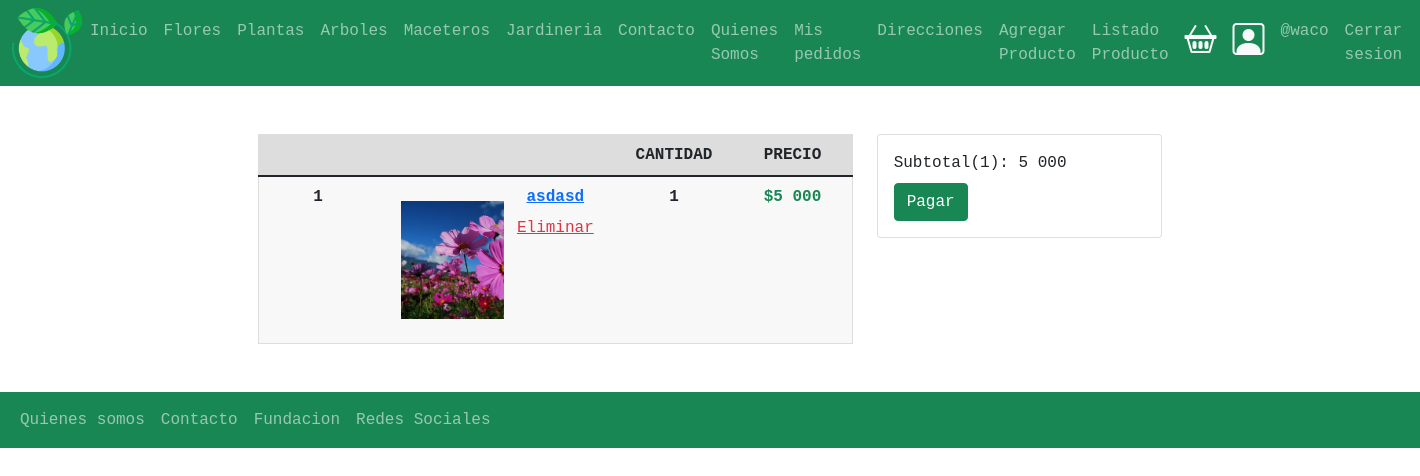
The app's page /carrito/ (signed in), older data.
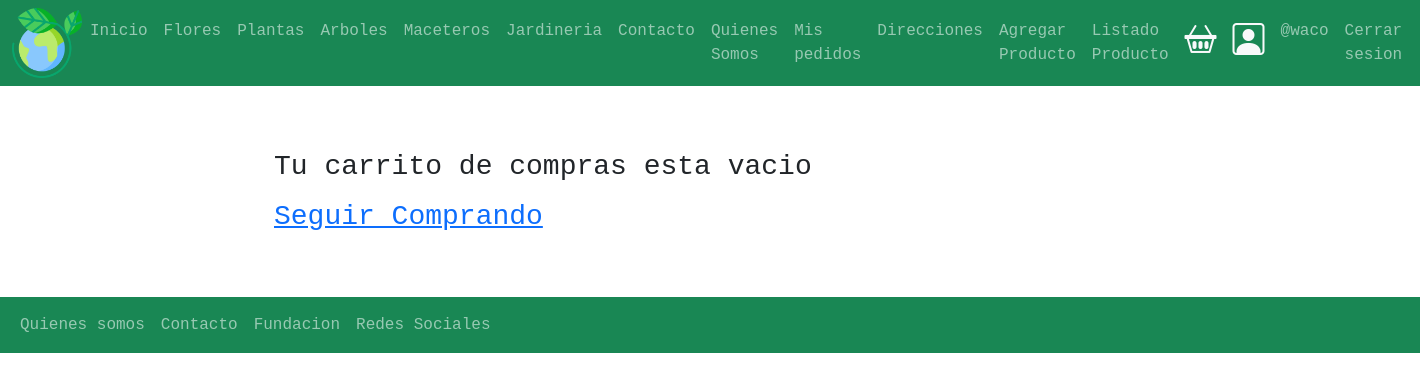
The same page, newer data.
### carrito/models.py (models this page shows, shortened)
class CarritoProductos(models.Model):
    carrito = models.ForeignKey(Carrito, on_delete=models.CASCADE)
    producto = models.ForeignKey(Producto, on_delete=models.CASCADE)
    cantidad = models.IntegerField(default=1)
    creacion = models.DateField(auto_now_add=True)
    objects = CarritoProductosManager()

class Carrito(models.Model):
    carrito_id = models.CharField(max_length=100, null=False, blank=False, unique=True)
    usuario = models.ForeignKey(User, null=True, blank=True, on_delete=models.CASCADE) #relacion uno a muchos
    productos = models.ManyToManyField(Producto, through='CarritoProductos')
    subtotal = models.IntegerField(default = 0)
    total = models.IntegerField(default= 0)
    fecha_carrito = models.DateTimeField(auto_now_add=True)
    def productos_relacion(self):
        return self.carritoproductos_set.select_related('producto')

### productos/models.py (models this page shows, shortened)
class Producto(models.Model):
    usuario = models.ForeignKey(User, null=False, blank=False, on_delete=models.PROTECT)
    nombre =  models.CharField(max_length=50)
    imagen = models.ImageField(upload_to="productos",null=False, blank=False)
    descripcion = models.TextField()
    precio = models.IntegerField(default=0)
    slug = models.SlugField(null=False, blank=False , unique=True)
    creacion = models.DateTimeField(auto_now_add=True)
    categoria =  models.ForeignKey(Categoria, on_delete=models.PROTECT)

### carrito/views.py (the view)
# urls.py: path('',views.carrito,name='carrito'),
def carrito(request):
    usuario = request.user if request.user.is_authenticated else None
    carrito_id = request.session.get('carrito_id')
    carrito = Carrito.objects.filter(id = carrito_id).first()
    if carrito is None:
        carrito = Carrito.objects.create(usuario = usuario)
    if usuario and carrito.usuario is None:
        carrito.usuario = usuario
        carrito.save()
    request.session['carrito_id'] = carrito.id
    return render(request, 'carrito/carrito.html',{ 'carrito' : carrito})

### carrito/templates/carrito/carrito.html
{% extends 'base.html' %}
{% load static %}
{% load humanize %}
{% block contenido %}
<div class="container p-5">
    {% if carrito.productos.exists %}
    <div class="row">
        <div class="col-8">
            <table class="table">
                <thead>
                    <tr>
                        <th scope="col"></th>
                        <th scope="col"></th>
                        <th scope="col"></th>
                        <th scope="col">Cantidad</th>
                        <th scope="col">Precio</th>
                    </tr>
                </thead>
                <tbody>
                    {% for cp in carrito.productos_relacion %}
                        {% with productos=cp.producto %}
                            <tr>
                                <th>
                                    {{ forloop.counter }}
                                </th>
                                <th>
                                    {% if productos.imagen %}
                                    <img src="{{ productos.imagen.url }} " alt="imagen" class="img-fluid m-3" width="150"
                                        height="150">
                                    {% endif %}
                                </th>
                                <th>
                                    <a href="{% url 'productos:producto' productos.slug %}"> {{productos.nombre}}</a>
                                    {% include 'carrito/snippets/eliminar.html' %}
                                </th>
                                <th>
                                   {{ cp.cantidad }}
                                </th>
                                <th>
                                    <span class="font-weigth-bold text-success"> ${{ productos.precio | intcomma }} </span>
                                </th>
                            </tr>
                        {% endwith %}
                    {% endfor %}
                </tbody>
            </table>
        </div>
        <div class="col">
            <div class="card">
                <div class="card-body">
                    <div class="font-weigth-bold">
                        Subtotal({{ carrito.productos.count }}):<span class="text-succes"> {{ carrito.subtotal | intcomma}}</span>
                    </div>
                    <div class="mt-2">
                        <a href="{% url 'ordenes:orden' %}" class="btn btn-success">Pagar</a>
                    </div>
                </div>
            </div>
        </div>
    </div>
    {% else %}
    <div class="h3 m-3">
        <p>Tu carrito de compras esta vacio</p>
        <a href="{% url 'home' %}" class="mb-3">Seguir Comprando</a>
    </div>
    {% endif %}
</div>
{% endblock contenido %}

### carrito/templates/carrito/snippets/eliminar.html (shortened to what this page needs)
<form action="{% url 'carrito:eliminar' %}" method="POST" class="p-0">
    <button type="submit" class="btn btn-link text-danger">Eliminar</button>
</form>

Row changes from the older to the newer data that the page shows:
removed CarritoProductos: producto.imagen (picture), producto.nombre "asdasd", cantidad "1", producto.precio "5 000"
no longer on this page (row unchanged): Carrito: productos.count "1", subtotal "5 000"
Text that changed along with them:
text no longer shown: "CANTIDAD PRECIO Subtotal( ): Pagar"
text now shown: "Tu carrito de compras esta vacio Seguir Comprando"
